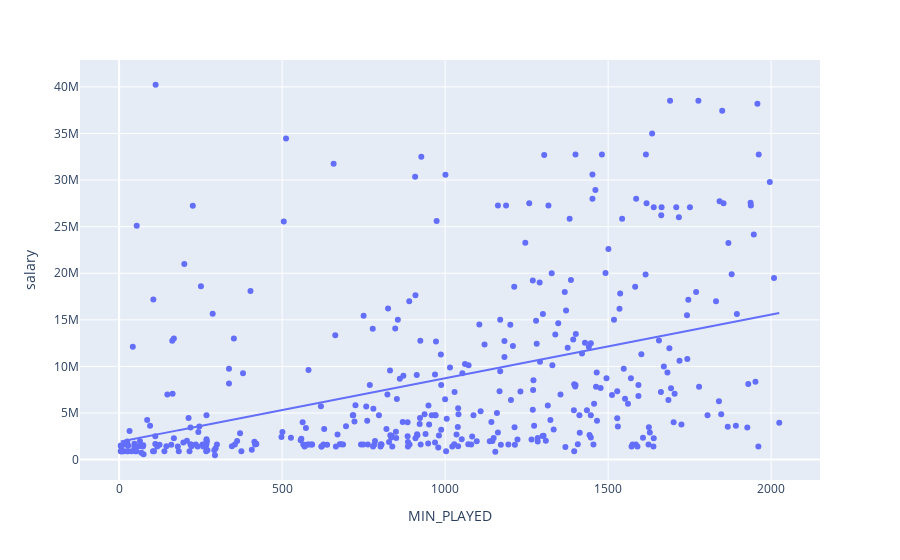

Notebook source saved alongside this figure:
### Code cell
# Minutes played and salary
px.scatter(df,x='MIN_PLAYED',y='salary', trendline='ols')

### Figure 1 — Plotly figure (JSON) as saved in the notebook; plotly's stock layout.template omitted (floating-point values rounded to 4 significant figures; data arrays with more than 128 entries replaced by an {"elided": "..."} marker saying what was removed)
{"data": [{"hoverlabel": {"namelength": 0}, "hovertemplate": "MIN_PLAYED=%{x}<br>salary=%{y}", "legendgroup": "", "marker": {"color": "#636efa", "symbol": "circle"}, "mode": "markers", "name": "", "showlegend": false, "type": "scatter", "x": {"elided": "390 int values"}, "xaxis": "x", "y": {"elided": "390 int values"}, "yaxis": "y"}, {"hoverlabel": {"namelength": 0}, "hovertemplate": "<b>OLS trendline</b><br>salary = 6826.73 * MIN_PLAYED + 1.9097e+06<br>R<sup>2</sup>=0.175875<br><br>MIN_PLAYED=%{x}<br>salary=%{y} <b>(trend)</b>", "legendgroup": "", "marker": {"color": "#636efa", "symbol": "circle"}, "mode": "lines", "name": "", "showlegend": false, "type": "scatter", "x": {"elided": "390 int values"}, "xaxis": "x", "y": {"elided": "390 float values"}, "yaxis": "y"}], "layout": {"legend": {"tracegroupgap": 0}, "margin": {"t": 60}, "xaxis": {"anchor": "y", "domain": [0, 1], "title": {"text": "MIN_PLAYED"}}, "yaxis": {"anchor": "x", "domain": [0, 1], "title": {"text": "salary"}}}}
